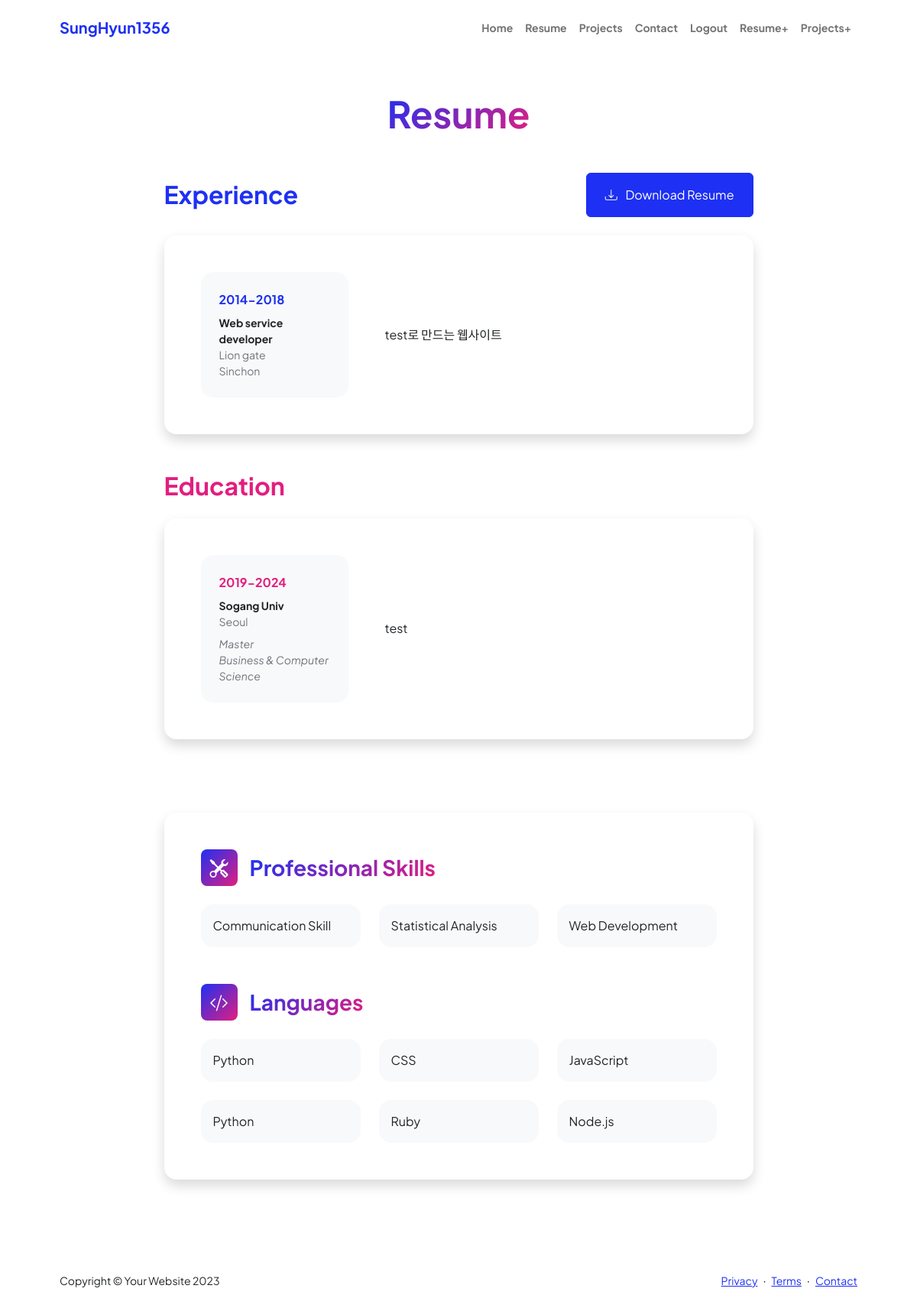
The page /homepage/resume (signed in) on the database its author committed.
### profiler/models.py (models this page shows, shortened)
class Resume(models.Model):
    resume_name = models.CharField(max_length=100)
    resume_experience_start = models.CharField(max_length=100)
    resume_experience_end = models.CharField(max_length=100)
    resume_experience_job = models.CharField(max_length= 100)
    resume_experience_company = models.CharField(max_length=200)
    resume_experience_location = models.CharField(max_length=200)
    resume_experience_explanation = models.TextField()
    resume_education_start = models.CharField(max_length=100)
    resume_education_end = models.CharField(max_length=100)
    resume_education_univ = models.CharField(max_length= 100)
    resume_education_univ_location= models.CharField(max_length=200)
    resume_education_major = models.CharField(max_length=200)
    resume_education_level = models.CharField(max_length=200)
    resume_education_explanation = models.TextField()
    resume_language = models.CharField(max_length=10)
    resume_professional_skills = models.CharField(max_length=30)
    resume_image = models.ImageField(blank=True, upload_to='profiler/')

### profiler/views.py (the view)
# urls.py: path('resume', views.resume, name='resume'),
def resume(request):
    qs = Resume.objects.all()
    page = request.GET.get('page', '1')
    paginator = Paginator(qs, '2')
    paginated_qs = paginator.get_page(page)
    return render(request, 'Resume.html',{'paginated_list': paginated_qs})

### profiler/templates/resume.html
{% extends 'base.html' %}
{% block head %}
            <div class="container px-5 my-5">
                <div class="text-center mb-5">
                    <h1 class="display-5 fw-bolder mb-0"><span class="text-gradient d-inline">Resume</span></h1>
                </div>
                <div class="row gx-5 justify-content-center">
                    <div class="col-lg-11 col-xl-9 col-xxl-8">
                        <section>
                            <div class="d-flex align-items-center justify-content-between mb-4">
                                <h2 class="text-primary fw-bolder mb-0">Experience</h2>
                                <a class="btn btn-primary px-4 py-3" href="#!">
                                    <div class="d-inline-block bi bi-download me-2"></div>
                                    Download Resume
                                </a>
                            </div>
                        {% for resume in paginated_list %}
                            <div class="card shadow border-0 rounded-4 mb-5">
                                <div class="card-body p-5">
                                    <div class="row align-items-center gx-5">
                                        <div class="col text-center text-lg-start mb-4 mb-lg-0">
                                            <div class="bg-light p-4 rounded-4">
                                                <div class="text-primary fw-bolder mb-2">{{resume.resume_experience_start}}-{{resume.resume_experience_end}}</div>
                                                <div class="small fw-bolder">{{resume.resume_experience_job}}</div>
                                                <div class="small text-muted">{{resume.resume_experience_company}}</div>
                                                <div class="small text-muted">{{resume.resume_experience_location}}</div>
                                            </div>
                                        </div>
                                        <div class="col-lg-8"><div>{{resume.resume_experience_explanation}}</div></div>
                                    </div>
                                </div>
                            </div>
                        {% endfor %}
                        <section>
                            <h2 class="text-secondary fw-bolder mb-4">Education</h2>
                            {% for resume in paginated_list %}
                            <div class="card shadow border-0 rounded-4 mb-5">
                                <div class="card-body p-5">
                                    <div class="row align-items-center gx-5">
                                        <div class="col text-center text-lg-start mb-4 mb-lg-0">
                                            <div class="bg-light p-4 rounded-4">
                                                <div class="text-secondary fw-bolder mb-2">{{resume.resume_education_start}}-{{resume.resume_education_end}}</div>
                                                <div class="mb-2">
                                                    <div class="small fw-bolder">{{resume.resume_education_univ}}</div>
                                                    <div class="small text-muted">{{resume.resume_education_univ_location}}</div>
                                                </div>
                                                <div class="fst-italic">
                                                    <div class="small text-muted">{{resume.resume_education_level}}</div>
                                                    <div class="small text-muted">{{resume.resume_education_major}}</div>
                                                </div>
                                            </div>
                                        </div>
                                        <div class="col-lg-8"><div>{{resume.resume_education_explanation}}</div></div>
                                    </div>
                                </div>
                            </div>
                            {% endfor %}
                        <div class="pb-5"></div>
                        <section>
                            <div class="card shadow border-0 rounded-4 mb-5">
                                <div class="card-body p-5">
                                    <div class="mb-5">
                                        <div class="d-flex align-items-center mb-4">
                                            <div class="feature bg-primary bg-gradient-primary-to-secondary text-white rounded-3 me-3"><i class="bi bi-tools"></i></div>
                                            <h3 class="fw-bolder mb-0"><span class="text-gradient d-inline">Professional Skills</span></h3>
                                        </div>
                                        {% for item in paginated_list %}
                                        <div class="row row-cols-1 row-cols-md-3 mb-4">
                                            <div class="col mb-4 mb-md-0"><div class="d-flex align-items-center bg-light rounded-4 p-3 h-100">{{item.resume_professional_skills}}</div></div>
                                            <div class="col mb-4 mb-md-0"><div class="d-flex align-items-center bg-light rounded-4 p-3 h-100">Statistical Analysis</div></div>
                                            <div class="col"><div class="d-flex align-items-center bg-light rounded-4 p-3 h-100">Web Development</div></div>
                                        </div>
                                        {% endfor %}
                                    </div>
                                    <div class="mb-0">
                                        <div class="d-flex align-items-center mb-4">
                                            <div class="feature bg-primary bg-gradient-primary-to-secondary text-white rounded-3 me-3"><i class="bi bi-code-slash"></i></div>
                                            <h3 class="fw-bolder mb-0"><span class="text-gradient d-inline">Languages</span></h3>
                                        </div>
                                        {% for item in paginated_list %}
                                        <div class="row row-cols-1 row-cols-md-3 mb-4">
                                            <div class="col mb-4 mb-md-0"><div class="d-flex align-items-center bg-light rounded-4 p-3 h-100">{{item.resume_language}}</div></div>
                                            <div class="col mb-4 mb-md-0"><div class="d-flex align-items-center bg-light rounded-4 p-3 h-100">CSS</div></div>
                                            <div class="col"><div class="d-flex align-items-center bg-light rounded-4 p-3 h-100">JavaScript</div></div>
                                        </div>
                                        {% endfor %}
                                        <div class="row row-cols-1 row-cols-md-3">
                                            <div class="col mb-4 mb-md-0"><div class="d-flex align-items-center bg-light rounded-4 p-3 h-100">Python</div></div>
                                            <div class="col mb-4 mb-md-0"><div class="d-flex align-items-center bg-light rounded-4 p-3 h-100">Ruby</div></div>
                                            <div class="col"><div class="d-flex align-items-center bg-light rounded-4 p-3 h-100">Node.js</div></div>
                                        </div>
                                    </div>
                                </div>
                            </div>
                        </section>
                    </div>
                </div>
            </div>
        </main>
{% endblock %}

### rows shown on the page
Resume: resume_experience_start "2014", resume_experience_end "2018", resume_experience_job "Web service developer", resume_experience_company "Lion gate", resume_experience_location "Sinchon", resume_experience_explanation "test로 만드는 웹사이트", resume_education_start "2019", resume_education_end "2024", resume_education_univ "Sogang Univ", resume_education_univ_location "Seoul", resume_education_level "Master", resume_education_major "Business & Computer Science", resume_education_explanation "test", resume_professional_skills "Communication Skill", resume_language "Python"
